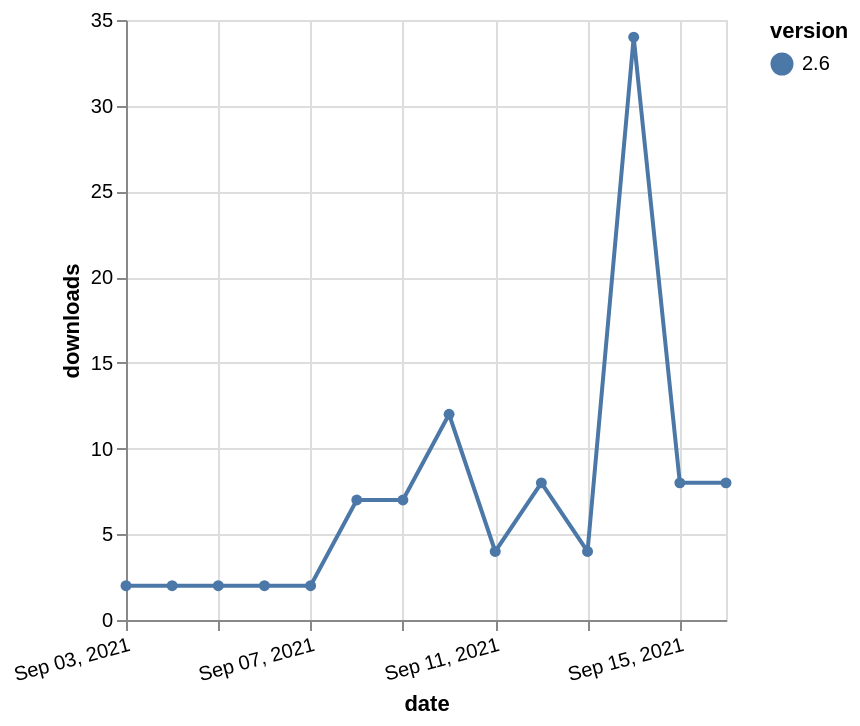

Here is the Vega-Lite specification saved for this chart:
### Vega-Lite specification from a JSON file in a GitHub repository (floating-point values rounded to 4 significant figures)
{"$schema": "https://vega.github.io/schema/vega-lite/v5.json", "description": "A simple bar chart with embedded data.", "data": {"values": [{"date": "2021-09-03", "total": 5934, "delta": 2, "version": "2.6"}, {"date": "2021-09-04", "total": 5936, "delta": 2, "version": "2.6"}, {"date": "2021-09-05", "total": 5938, "delta": 2, "version": "2.6"}, {"date": "2021-09-06", "total": 5940, "delta": 2, "version": "2.6"}, {"date": "2021-09-07", "total": 5942, "delta": 2, "version": "2.6"}, {"date": "2021-09-08", "total": 5949, "delta": 7, "version": "2.6"}, {"date": "2021-09-09", "total": 5956, "delta": 7, "version": "2.6"}, {"date": "2021-09-10", "total": 5968, "delta": 12, "version": "2.6"}, {"date": "2021-09-11", "total": 5972, "delta": 4, "version": "2.6"}, {"date": "2021-09-12", "total": 5980, "delta": 8, "version": "2.6"}, {"date": "2021-09-13", "total": 5984, "delta": 4, "version": "2.6"}, {"date": "2021-09-14", "total": 6018, "delta": 34, "version": "2.6"}, {"date": "2021-09-15", "total": 6026, "delta": 8, "version": "2.6"}, {"date": "2021-09-16", "total": 6034, "delta": 8, "version": "2.6"}]}, "width": "container", "mark": {"type": "line", "point": {"filled": true}}, "encoding": {"x": {"field": "date", "type": "temporal", "timeUnit": "yearmonthdate", "title": "date", "axis": {"labelAngle": -15}}, "y": {"field": "delta", "type": "quantitative", "title": "downloads"}, "color": {"field": "version", "type": "nominal"}, "tooltip": {"field": "delta"}}}
